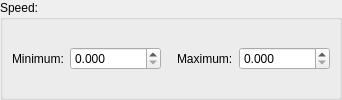
              <widget class="QGroupBox" name="groupBox_3">
               <property name="title">
                <string>Speed:</string>
               </property>
               <layout class="QGridLayout" name="gridLayout_2">
                <property name="leftMargin">
                 <number>9</number>
                </property>
                <property name="topMargin">
                 <number>9</number>
                </property>
                <property name="rightMargin">
                 <number>9</number>
                </property>
                <property name="bottomMargin">
                 <number>9</number>
                </property>
                <item row="0" column="0">
                 <widget class="QLabel" name="label_9">
                  <property name="text">
                   <string>Minimum:</string>
                  </property>
                 </widget>
                </item>
                <item row="0" column="1">
                 <widget class="QDoubleSpinBox" name="txtMinSpeed">
                  <property name="sizePolicy">
                   <sizepolicy hsizetype="Expanding" vsizetype="Fixed">
                    <horstretch>0</horstretch>
                    <verstretch>0</verstretch>
                   </sizepolicy>
                  </property>
                  <property name="minimumSize">
                   <size>
                    <width>64</width>
                    <height>0</height>
                   </size>
                  </property>
                  <property name="decimals">
                   <number>3</number>
                  </property>
                  <property name="maximum">
                   <double>99999999.998999997973442</double>
                  </property>
                 </widget>
                </item>
                <item row="0" column="3">
                 <widget class="QLabel" name="label_10">
                  <property name="text">
                   <string>Maximum:</string>
                  </property>
                 </widget>
                </item>
                <item row="0" column="4">
                 <widget class="QDoubleSpinBox" name="txtMaxSpeed">
                  <property name="sizePolicy">
                   <sizepolicy hsizetype="Expanding" vsizetype="Fixed">
                    <horstretch>0</horstretch>
                    <verstretch>0</verstretch>
                   </sizepolicy>
                  </property>
                  <property name="minimumSize">
                   <size>
                    <width>64</width>
                    <height>0</height>
                   </size>
                  </property>
                  <property name="decimals">
                   <number>3</number>
                  </property>
                  <property name="maximum">
                   <double>99999999.998999997973442</double>
                  </property>
                 </widget>
                </item>
                <item row="0" column="2">
                 <spacer name="horizontalSpacer_10">
                  <property name="orientation">
                   <enum>Qt::Horizontal</enum>
                  </property>
                  <property name="sizeType">
                   <enum>QSizePolicy::Minimum</enum>
                  </property>
                  <property name="sizeHint" stdset="0">
                   <size>
                    <width>10</width>
                    <height>0</height>
                   </size>
                  </property>
                 </spacer>
                </item>
               </layout>
              </widget>
